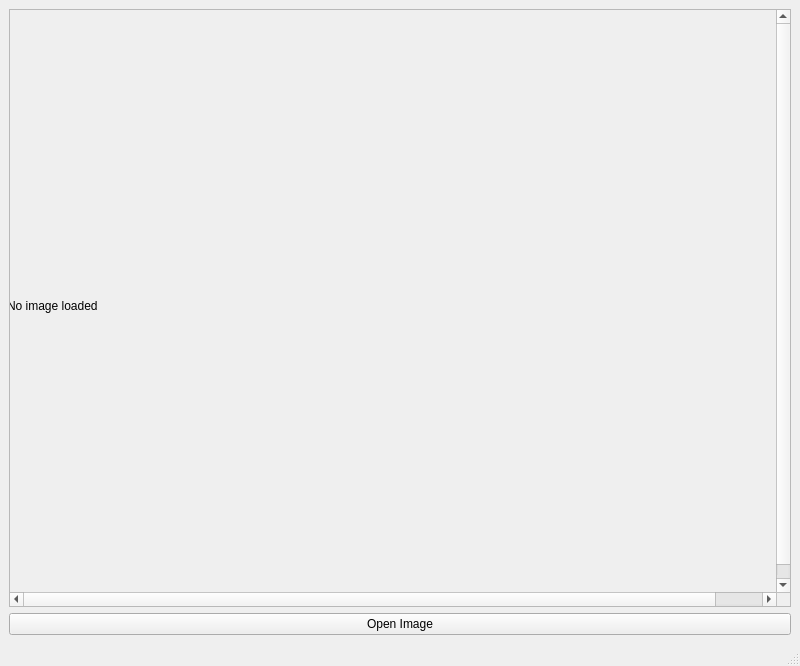
<?xml version="1.0" encoding="UTF-8"?>
<ui version="4.0">
 <class>MainWindow</class>
 <widget class="QMainWindow" name="MainWindow">
  <property name="geometry">
   <rect>
    <x>0</x>
    <y>0</y>
    <width>800</width>
    <height>666</height>
   </rect>
  </property>
  <property name="sizePolicy">
   <sizepolicy hsizetype="Preferred" vsizetype="Preferred">
    <horstretch>0</horstretch>
    <verstretch>0</verstretch>
   </sizepolicy>
  </property>
  <property name="windowTitle">
   <string>MainWindow</string>
  </property>
  <widget class="QWidget" name="centralwidget">
   <layout class="QVBoxLayout" name="verticalLayout_2">
    <item>
     <layout class="QVBoxLayout" name="verticalLayout" stretch="0,0">
      <item>
       <widget class="QScrollArea" name="scrollArea">
        <property name="widgetResizable">
         <bool>false</bool>
        </property>
        <widget class="QWidget" name="scrollAreaWidgetContents">
         <property name="geometry">
          <rect>
           <x>0</x>
           <y>0</y>
           <width>817</width>
           <height>597</height>
          </rect>
         </property>
         <widget class="QLabel" name="imageLabel">
          <property name="geometry">
           <rect>
            <x>-3</x>
            <y>0</y>
            <width>791</width>
            <height>591</height>
           </rect>
          </property>
          <property name="text">
           <string>No image loaded</string>
          </property>
         </widget>
        </widget>
       </widget>
      </item>
      <item>
       <widget class="QPushButton" name="openImageButton">
        <property name="text">
         <string>Open Image</string>
        </property>
       </widget>
      </item>
     </layout>
    </item>
   </layout>
  </widget>
  <widget class="QMenuBar" name="menubar">
   <property name="geometry">
    <rect>
     <x>0</x>
     <y>0</y>
     <width>800</width>
     <height>22</height>
    </rect>
   </property>
  </widget>
  <widget class="QStatusBar" name="statusbar"/>
 </widget>
 <resources/>
 <connections/>
</ui>
